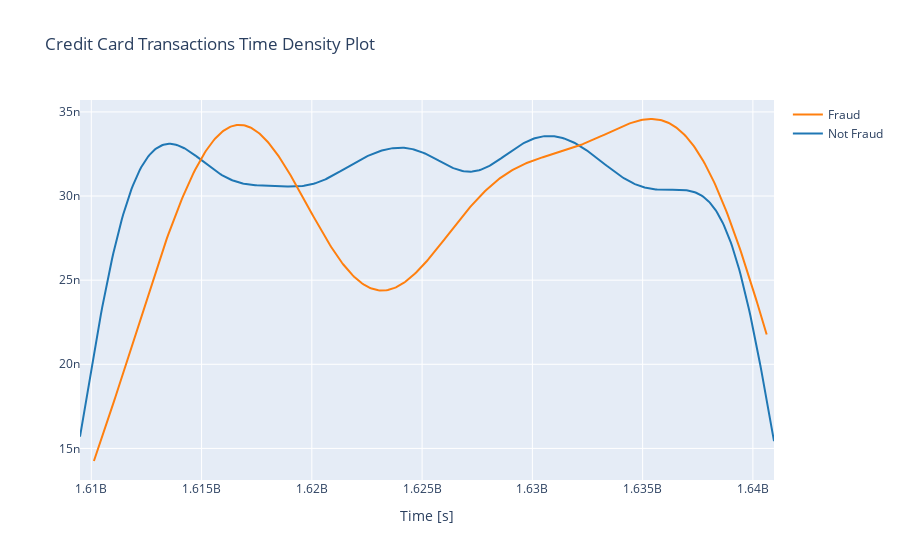

The code cell stored with this chart in its notebook:
### Markdown cell above
Most of the fraud transactions were made in Chinese Yuan, the US Dollar on the second place and Singapore Dollar on the third one.

### Code cell
df['timestamp_seconds'] = (df['timestamp'] - pd.Timestamp("1970-01-01")) // pd.Timedelta('1s')

class_0 = df.loc[df['fraud_flag'] == 'N']["timestamp_seconds"]
class_1 = df.loc[df['fraud_flag'] == 'Y']["timestamp_seconds"]



hist_data = [class_0, class_1]
group_labels = ['Not Fraud', 'Fraud']

fig = ff.create_distplot(hist_data, group_labels, show_hist=False, show_rug=False)
fig['layout'].update(title='Credit Card Transactions Time Density Plot', xaxis=dict(title='Time [s]'))
iplot(fig, filename='dist_only')

### Figure 1 — Plotly figure (JSON) as saved in the notebook; plotly's stock layout.template omitted (floating-point values rounded to 4 significant figures; data arrays with more than 128 entries replaced by an {"elided": "..."} marker saying what was removed)
{"data": [{"legendgroup": "Not Fraud", "marker": {"color": "rgb(31, 119, 180)"}, "mode": "lines", "name": "Not Fraud", "showlegend": true, "type": "scatter", "x": {"elided": "500 float values"}, "xaxis": "x", "y": {"elided": "500 float values"}, "yaxis": "y"}, {"legendgroup": "Fraud", "marker": {"color": "rgb(255, 127, 14)"}, "mode": "lines", "name": "Fraud", "showlegend": true, "type": "scatter", "x": {"elided": "500 float values"}, "xaxis": "x", "y": {"elided": "500 float values"}, "yaxis": "y"}], "layout": {"autosize": true, "barmode": "overlay", "hovermode": "closest", "legend": {"traceorder": "reversed"}, "title": {"text": "Credit Card Transactions Time Density Plot"}, "xaxis": {"anchor": "y2", "autorange": true, "domain": [0, 1], "range": [1609487580, 1641000000.0], "title": {"text": "Time [s]"}, "type": "linear", "zeroline": false}, "yaxis": {"anchor": "free", "autorange": true, "domain": [0, 1], "position": 0, "range": [1.312e-08, 3.571e-08], "type": "linear"}}}
